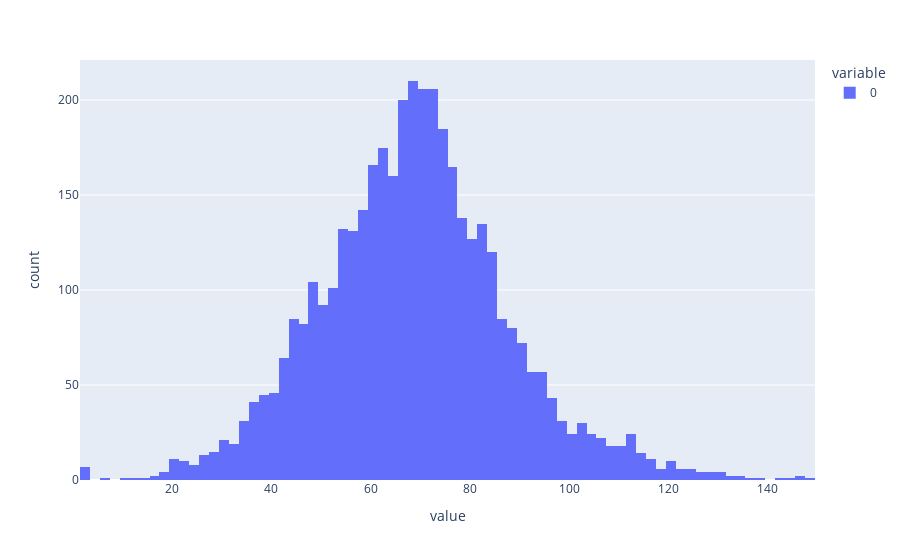

The cell this chart's notebook holds for it:
### Code cell
sae.eval()  # prevents error if we're expecting a dead neuron mask for who grads

with torch.no_grad():
    # activation store can give us tokens.
    batch_tokens = token_dataset[:32]["tokens"]
    _, cache = model.run_with_cache(batch_tokens, prepend_bos=True)

    # Use the SAE
    feature_acts = sae.encode(cache[sae.cfg.hook_name])
    sae_out = sae.decode(feature_acts)

    # save some room
    # del cache

    # ignore the bos token, get the number of features that activated in each token, averaged accross batch and position
    print('cache[sae.cfg.hook_name].shape', cache[sae.cfg.hook_name].shape)
    print('feature_acts.shape', feature_acts.shape)
    l0 = (feature_acts[:, 1:] > 0).float().sum(-1).detach()
    print("average l0", l0.mean().item())
    px.histogram(l0.flatten().cpu().numpy()).show()

### Figure 1 — Plotly figure (JSON) as saved in the notebook; plotly's stock layout.template omitted (floating-point values rounded to 4 significant figures; data arrays with more than 128 entries replaced by an {"elided": "..."} marker saying what was removed)
{"data": [{"alignmentgroup": "True", "bingroup": "x", "hovertemplate": "variable=0<br>value=%{x}<br>count=%{y}<extra></extra>", "legendgroup": "0", "marker": {"color": "#636efa", "pattern": {"shape": ""}}, "name": "0", "offsetgroup": "0", "orientation": "v", "showlegend": true, "type": "histogram", "x": {"elided": "4064 int values"}, "xaxis": "x", "yaxis": "y"}], "layout": {"autosize": true, "barmode": "relative", "legend": {"title": {"text": "variable"}, "tracegroupgap": 0}, "margin": {"t": 60}, "xaxis": {"anchor": "y", "autorange": true, "domain": [0, 1], "range": [1.5, 149.5], "title": {"text": "value"}, "type": "linear"}, "yaxis": {"anchor": "x", "autorange": true, "domain": [0, 1], "range": [0, 221.1], "title": {"text": "count"}}}}
